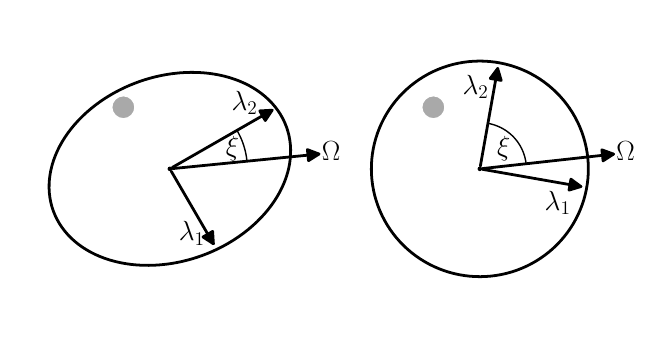

Python code for this plot:
from matplotlib import pyplot as plt
import matplotlib.patches as patches
import numpy as np

plt.rc('text', usetex=True)

d2r = np.pi/180.

fig = plt.figure(figsize=(8,4), frameon=False)


ax = fig.add_subplot(111)
ax.axis('off')
ax.axes.get_yaxis().set_major_formatter(plt.NullFormatter())
ax.axes.get_xaxis().set_major_formatter(plt.NullFormatter())
ax.tick_params( top='off', bottom='off', left='off', right='off')
ax.set_xlim(-2,2)
ax.set_ylim(-1,1)

ellipse_args = { 'edgecolor': 'k', 'facecolor':'w', 'lw':2 } 
arrow_args = {'arrowstyle':'-|>', 'lw':2, 'mutation_scale':20, 'facecolor':'k'}
text_args = {'horizontalalignment': 'center', 'verticalalignment': 'center', 'fontsize': 20}

##FLATTENED ELLIPSE

#ellipse
flat_ellipse = patches.Ellipse( xy = (-1,0), width=1.6, height=1.2, angle=20., **ellipse_args)
ax.add_patch(flat_ellipse)
#perturbation
perturbation = patches.Ellipse( xy = (-1.3, 0.4), width=0.15, height=0.15, facecolor='darkgray', edgecolor='w')
ax.add_patch(perturbation)

#spin axis
omega = patches.FancyArrowPatch( (-1,0), (-0., 0.1), **arrow_args)
ax.add_patch(omega)
ax.text( 0.04, 0.1, r'$\Omega$', **text_args)

#principal axes
lambda_1 = patches.FancyArrowPatch( (-1,0), (-1. + 0.8*np.cos(30.*d2r), 0.8*np.sin(30.*d2r)), **arrow_args)
lambda_2 = patches.FancyArrowPatch( (-1,0), (-1. + 0.6*np.cos(-60.*d2r), 0.6*np.sin(-60.*d2r)), **arrow_args)
ax.add_patch(lambda_1)
ax.add_patch(lambda_2)
ax.text( 1.5, -0.25, r'$\lambda_1$', **text_args)
ax.text( 0.97, 0.5, r'$\lambda_2$', **text_args)

#arc
angles = np.linspace( 30.*d2r, np.arctan2( 0.1, 0.9), 100)
ax.plot( -1. + 0.5*np.cos(angles), 0. + 0.5*np.sin(angles), lw=1, color='k' )
ax.text( -0.6,  0.13, r'$\xi$', **text_args)

#smooth out center
ax.add_patch( patches.Ellipse(xy=(-1,0), width=0.02, height=0.02, facecolor='k', edgecolor='k') )

#### ROUND ELLIPSE

#ellipse
round_ellipse = patches.Ellipse( xy = (1,0), width=1.4, height=1.4, angle=20., **ellipse_args)
ax.add_patch(round_ellipse)
#perturbation
perturbation = patches.Ellipse( xy = (0.7, 0.4), width=0.15, height=0.15, facecolor='darkgray', edgecolor='w')
ax.add_patch(perturbation)

#spin axis
omega = patches.FancyArrowPatch( (1,0), (1.9, 0.1), **arrow_args)
ax.add_patch(omega)
ax.text( 1.94, 0.1, r'$\Omega$', **text_args)

#principal axes
lambda_1 = patches.FancyArrowPatch( (1,0), (1. + 0.7*np.cos(80.*d2r), 0.7*np.sin(80.*d2r)), **arrow_args)
lambda_2 = patches.FancyArrowPatch( (1,0), (1. + 0.7*np.cos(-10.*d2r), 0.7*np.sin(-10.*d2r)), **arrow_args)
ax.add_patch(lambda_1)
ax.add_patch(lambda_2)
ax.text( -0.86, -0.45, r'$\lambda_1$', **text_args)
ax.text( -0.52, 0.4, r'$\lambda_2$', **text_args)

#arc
angles = np.linspace( 80.*d2r, np.arctan2( 0.1, 0.9), 100)
ax.plot( 1. + 0.3*np.cos(angles), 0. + 0.3*np.sin(angles), lw=1, color='k' )
ax.text( 1.15,  0.13, r'$\xi$', **text_args)

#smooth out center
ax.add_patch( patches.Ellipse(xy=(1,0), width=0.02, height=0.02, facecolor='k', edgecolor='k') )

#plt.show()
plt.savefig('perturb.pdf', bbox_inches='tight')
